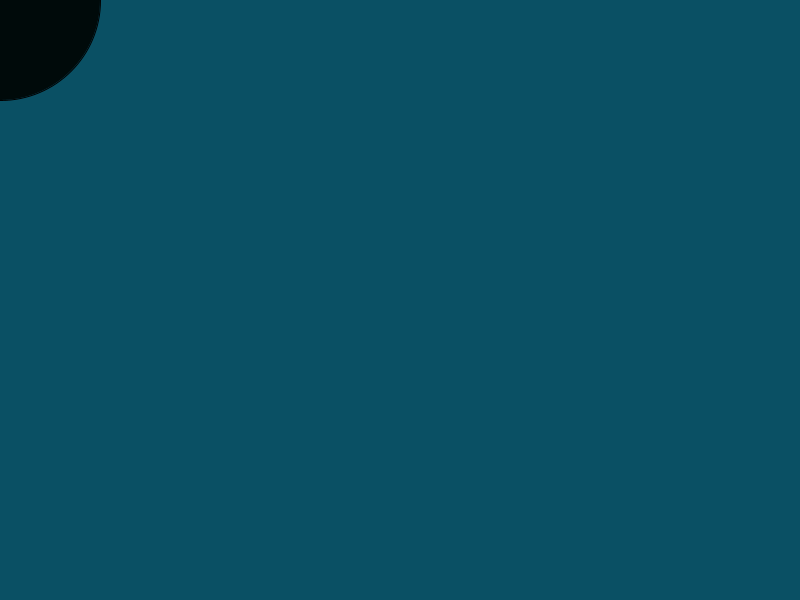
Frame 1 (no input)
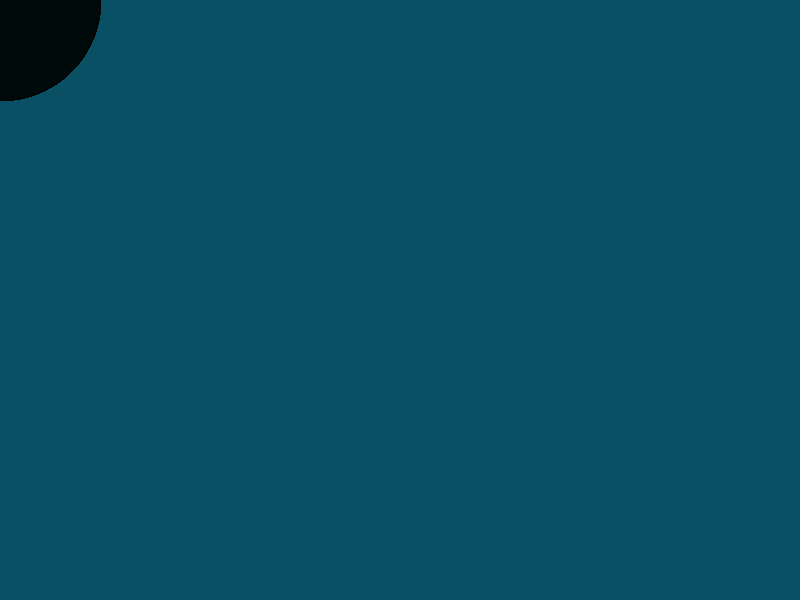
Frame 60 (the mouse pressed at the canvas centre just before this capture)
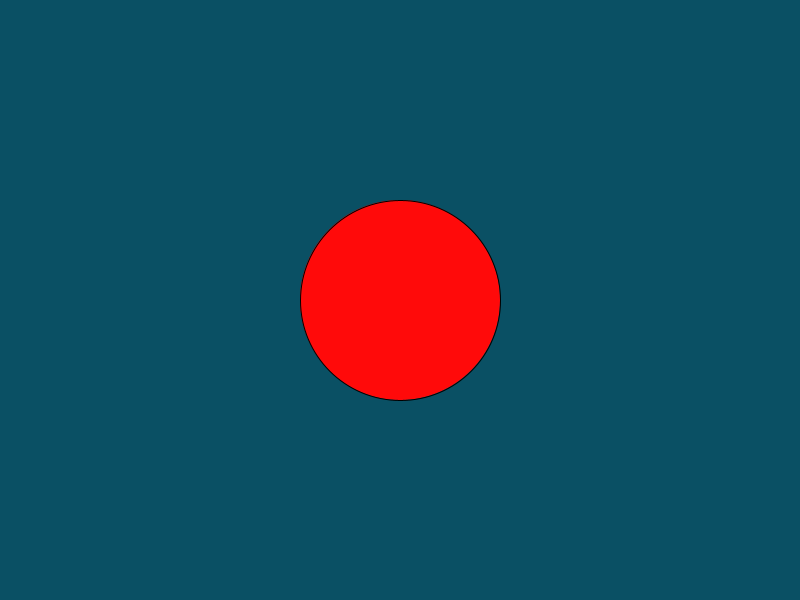
Frame 120 (the mouse held since frame 60 and released just before this capture)

The Processing sketch that drew these frames (run headless with seeded random() and noise(); from frame 60 on, the mouse is pressed at the canvas centre):

// Processing sketch: processing_140528
// ── processing_140528.pde

void setup() {
  size (800, 600);
  background (10, 80, 100);
}

void draw() {
  if (mousePressed) {
    background (10, 80, 100);
  }
  
  stroke (0);
  fill (mouseX, 10, 10);
  ellipse (mouseX, mouseY, 200, 200);
  
}
  
